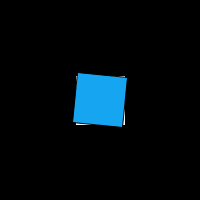
Frame 1 (no input)
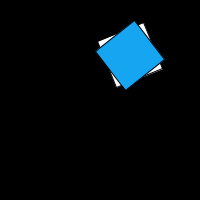
Frame 60 (the mouse pressed at the canvas centre just before this capture)
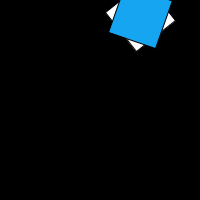
Frame 120 (the mouse held since frame 60 and released just before this capture)

The Processing sketch that drew these frames (run headless with seeded random() and noise(); from frame 60 on, the mouse is pressed at the canvas centre):

// Processing sketch: sketch_200902p
// ── sketch_200902p.pde
float angle;

void setup() {
  size(200, 200);
  angle = 0;
}

void draw() {
  background(0);
  rectMode(CENTER);
  rotate(angle);
  fill(255);
  rect(100, 100, 50, 50);
  angle += 0.1f;
  //新绘制的正方形
  translate(100, 100);  //改变新绘制正方形的原点坐标
  rotate(angle);
  fill(#16A5F0);
  rect(0, 0, 50, 50);
}
